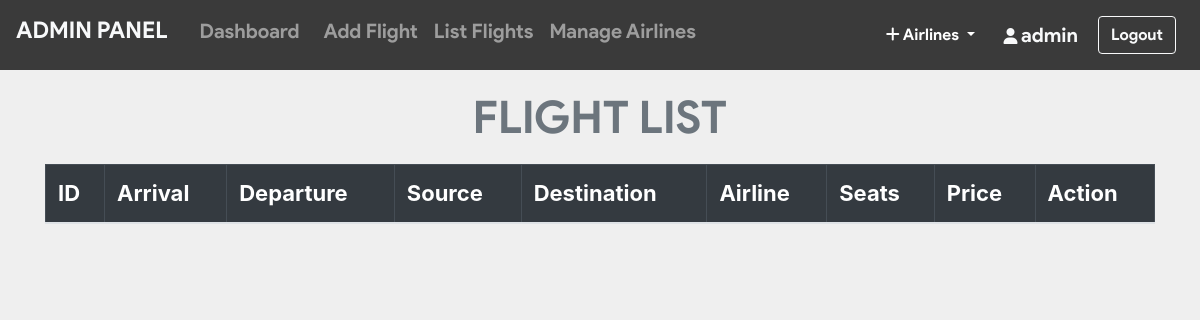
Page /admin/all_flights.php (signed in) on the earlier database version.
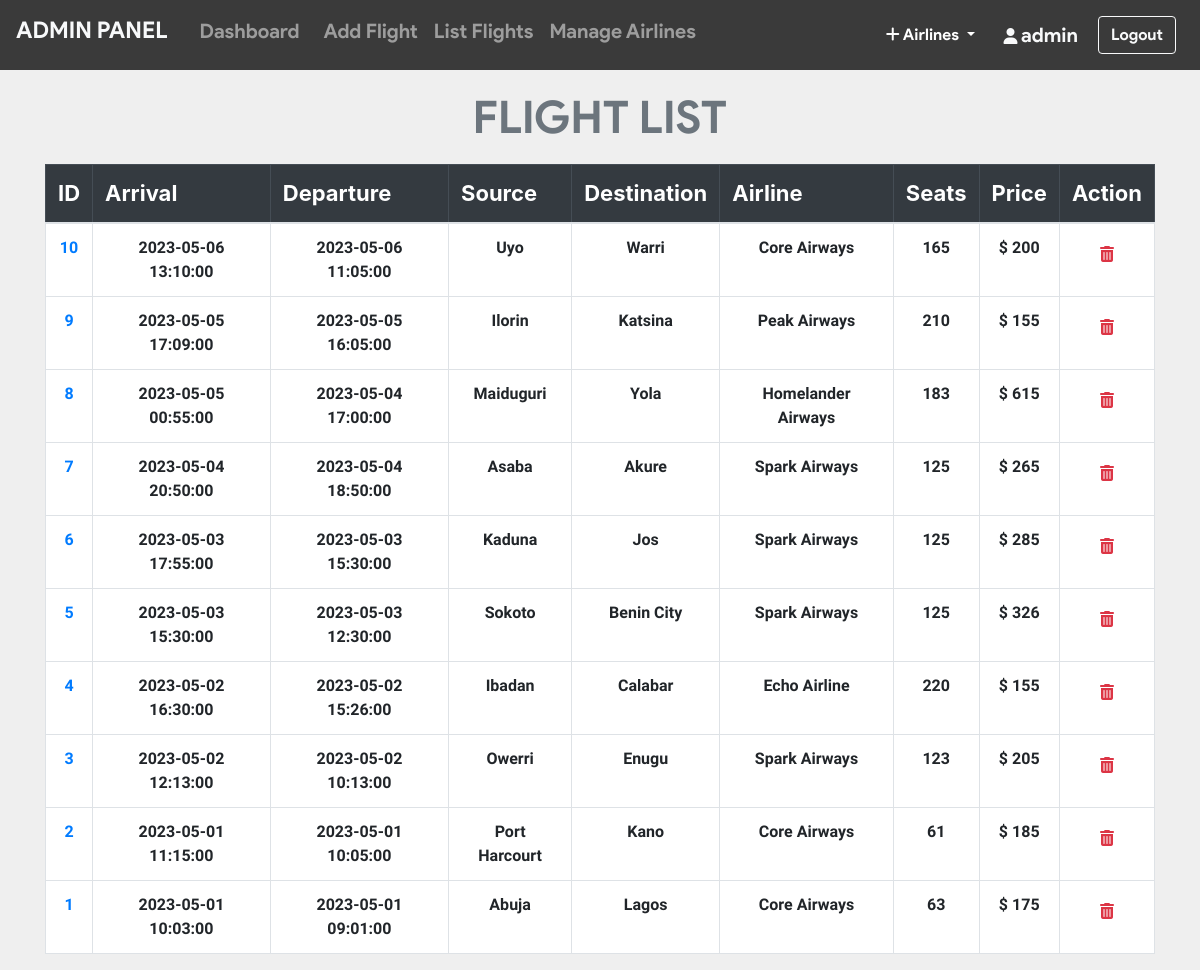
Same page on the later database version.
### tables this page shows
CREATE TABLE `flight` (
  `flight_id` int(11) NOT NULL AUTO_INCREMENT,
  `admin_id` int(11) NOT NULL,
  `arrivale` datetime NOT NULL,
  `departure` datetime NOT NULL,
  `Destination` varchar(20) NOT NULL,
  `source` varchar(20) NOT NULL,
  `airline` varchar(20) NOT NULL,
  `Seats` varchar(110) NOT NULL,
  `duration` varchar(20) NOT NULL,
  `Price` int(11) NOT NULL,
  `status` varchar(6) DEFAULT NULL,
  `issue` varchar(50) DEFAULT NULL,
  `last_seat` varchar(5) DEFAULT '',
  `bus_seats` int(11) DEFAULT '20',
  `last_bus_seat` varchar(5) DEFAULT '',
  PRIMARY KEY (`flight_id`),
  KEY `admin_id` (`admin_id`),
  KEY `destination` (`Destination`),
  KEY `source` (`source`),
  CONSTRAINT `flight_ibfk_1` FOREIGN KEY (`admin_id`) REFERENCES `admin` (`admin_id`)
);

### admin/all_flights.php (the view, shortened to what this page needs)
<?php include_once 'header.php'; ?>
<?php include_once 'footer.php';
require '../helpers/init_conn_db.php';?>
    <main>
        <?php if(isset($_SESSION['adminId'])) { ?>
          <div class="container-md mt-2">
            <h1 class="display-4 text-center text-secondary"
              >FLIGHT LIST</h1>
            <table class="table table-bordered">
              <thead class="table-dark">
                <tr>
                  <th scope="col">ID</th>
                  <th scope="col">Arrival</th>
                  <th scope="col">Departure</th>
                  <th scope="col">Source</th>
                  <th scope="col">Destination</th>
                  <th scope="col">Airline</th>
                  <th scope="col">Seats</th>
                  <th scope="col">Price</th>
                  <th scope="col">Action</th>
                </tr>
              </thead>
              <tbody>
                <?php
                $sql = 'SELECT * FROM Flight ORDER BY flight_id DESC';
                $stmt = mysqli_stmt_init($conn);
                mysqli_stmt_prepare($stmt,$sql);
                mysqli_stmt_execute($stmt);
                $result = mysqli_stmt_get_result($stmt);
                while ($row = mysqli_fetch_assoc($result)) {
                  echo "
                  <tr class='text-center'>
                    <td scope='row'>
                      <a href='pass_list.php?flight_id=".$row['flight_id']."'>
                      ".$row['flight_id']." </a> </td>
                    <td>".$row['arrivale']."</td>
                    <td>".$row['departure']."</td>
                    <td>".$row['source']."</td>
                    <td>".$row['Destination']."</td>
                    <td>".$row['airline']."</td>
                    <td>".$row['Seats']."</td>
                    <td>$ ".$row['Price']."</td>
                    <td>
                    <form action='all_flights.php' method='post'>
                      <input name='flight_id' type='hidden' value=".$row['flight_id'].">
                      <button  class='btn' type='submit' name='del_flight'>
                      <i class='text-danger fa fa-trash'></i></button>
                    </form>
                    </td>
                  </tr>
                  ";
                }
                ?>
              </tbody>
            </table>
          </div>
        <?php } ?>
    </main>

### admin/header.php (shortened to what this page needs)
<!doctype html>
<html lang="en">
    <head>
        <link rel="stylesheet" href="https://stackpath.bootstrapcdn.com/font-awesome/4.7.0/css/font-awesome.min.css">
        <link rel="stylesheet" href="https://stackpath.bootstrapcdn.com/bootstrap/4.5.2/css/bootstrap.min.css">
    </head>
    <body>
        <nav class="navbar navbar-custom navbar-expand-lg navbar-dark">
          <a class="navbar-brand text-light" href="index.php"><h4>ADMIN PANEL</h4></a>
        <div class="collapse navbar-collapse" id="navbarSupportedContent">
          <?php
              if(isset($_SESSION['adminId'])) { ?>
                <ul class="navbar-nav mr-auto">
                <li class="nav-item">
                    <a class="nav-link" href="index.php">
                      <h5 class="ml-2"> Dashboard</h5>
                    </a>
                  </li>
                  <li class="nav-item">
                    <a class="nav-link" href="flight.php">
                      <h5 class="ml-2"> Add Flight</h5>
                    </a>
                  </li>
                  <li class="nav-item">
                    <a class="nav-link" href="all_flights.php">
                      <h5>List Flights</h5>
                    </a>
                  </li>
                  <li class="nav-item">
                    <a class="nav-link" href="list_airlines.php">
                      <h5>Manage Airlines</h5>
                    </a>
                  </li>
                </ul>
                <ul class="nav navbar-nav navbar-right">
                  <li class="nav-item">
                    <div class="dropdown mt-2">
                      <button class="btn bg-transparent dropdown-toggle text-white" type="button"
                        id="dropdownMenuButton" data-toggle="dropdown"
                          aria-haspopup="true" aria-expanded="false">
                        <i class="fa fa-plus text-white"></i> Airlines </td>
                      </button>
                    </div>
                  </li>
                  <li class="nav-item  p-1 border-light ">
                      <a class="nav-link" href="">
                          <i class="ml-1 fa fa-user text-light"></i>
                          <span class="nav_link text-light"
                            style="font-size: 20px;">
                          <?php echo  $_SESSION['adminUname']; ?>
                          </span>
                      </a>
                  </li>
                </ul>
                <form action="../includes/logout.inc.php" method="POST">
                <button class="btn btn-outline-light m-2" type="submit">
                    Logout </button>
                </form>
            </div>
            <?php } ?>
        </nav>

### admin/footer.php (shortened to what this page needs)
  </body>
</html>

### admin/header.php (style rules this page uses)
.navbar-custom { background-color: #3a3a3a; font-family: 'product sans', cursive; }
h4 { font-size: 23px !important; }

### admin/all_flights.php (style rules this page uses)
table { background-color: white; }
h1 { margin-top: 20px; margin-bottom: 20px; font-family: 'product sans'; font-size: 45px !important; font-weight: lighter; }
body { background-color: #efefef; }
th { font-size: 22px; }
td { margin-top: 10px !important; font-size: 16px; font-weight: bold; font-family: 'Assistant', sans-serif !important; }

Differences in the rows shown:
added flight: flight_id "10", arrivale "2023-05-06 13:10:00", departure "2023-05-06 11:05:00", source "Uyo", Destination "Warri", airline "Core Airways", Seats "165", Price "200"
added flight: flight_id "9", arrivale "2023-05-05 17:09:00", departure "2023-05-05 16:05:00", source "Ilorin", Destination "Katsina", airline "Peak Airways", Seats "210", Price "155"
added flight: flight_id "8", arrivale "2023-05-05 00:55:00", departure "2023-05-04 17:00:00", source "Maiduguri", Destination "Yola", airline "Homelander Airways", Seats "183", Price "615"
added flight: flight_id "7", arrivale "2023-05-04 20:50:00", departure "2023-05-04 18:50:00", source "Asaba", Destination "Akure", airline "Spark Airways", Seats "125", Price "265"
added flight: flight_id "6", arrivale "2023-05-03 17:55:00", departure "2023-05-03 15:30:00", source "Kaduna", Destination "Jos", airline "Spark Airways", Seats "125", Price "285"
added flight: flight_id "5", arrivale "2023-05-03 15:30:00", departure "2023-05-03 12:30:00", source "Sokoto", Destination "Benin City", airline "Spark Airways", Seats "125", Price "326"
added flight: flight_id "4", arrivale "2023-05-02 16:30:00", departure "2023-05-02 15:26:00", source "Ibadan", Destination "Calabar", airline "Echo Airline", Seats "220", Price "155"
added flight: flight_id "3", arrivale "2023-05-02 12:13:00", departure "2023-05-02 10:13:00", source "Owerri", Destination "Enugu", airline "Spark Airways", Seats "123", Price "205"
added flight: flight_id "2", arrivale "2023-05-01 11:15:00", departure "2023-05-01 10:05:00", source "Port Harcourt", Destination "Kano", airline "Core Airways", Seats "61", Price "185"
added flight: flight_id "1", arrivale "2023-05-01 10:03:00", departure "2023-05-01 09:01:00", source "Abuja", Destination "Lagos", airline "Core Airways", Seats "63", Price "175"
